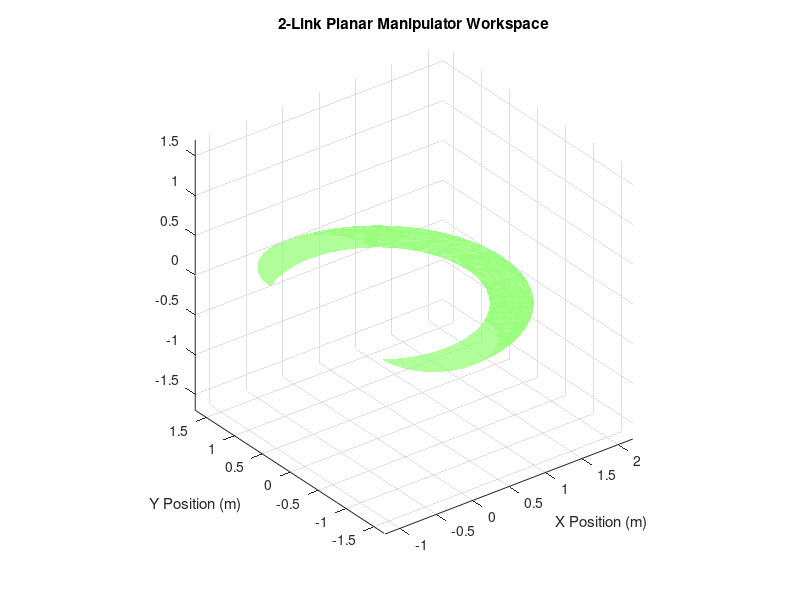
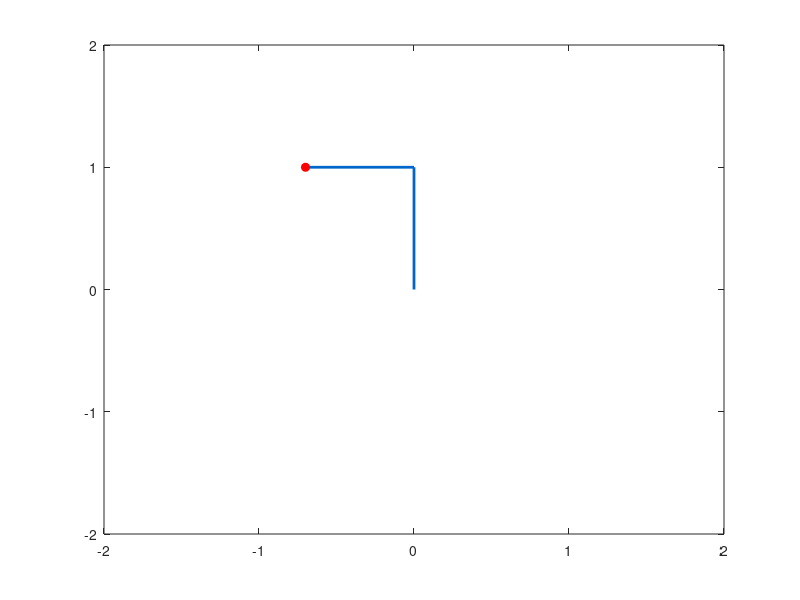

MATLAB code to generate these figures, in order:
%% ===============================================================
%  2-Link Planar Manipulator – Forward Kinematics Simulation
%  Author: Yacine Ouhrouche
%  ===============================================================
%  What:   Simulate a 2-link planar robotic arm and compute the
%          end-effector position using trigonometric and DH equations.
%  How:    Use homogeneous transformation matrices for each link.
%  Why:    Builds intuition for robotic arm geometry and motion.
%  ===============================================================

clear; close all; clc;

%% ---------------------- Link Parameters --------------------------
L1 = 1.0;      % Length of Link 1 (m)
L2 = 0.7;      % Length of Link 2 (m)

% Define joint angle ranges (in radians)
theta1 = linspace(-pi/2, pi/2, 50);   % Joint 1 rotation
theta2 = linspace(-pi/2, pi/2, 50);   % Joint 2 rotation

%% ---------------------- Forward Kinematics -----------------------
% Using Denavit–Hartenberg approach for a 2-link planar arm

% End-effector position arrays
X = zeros(length(theta1), length(theta2));
Y = zeros(length(theta1), length(theta2));

for i = 1:length(theta1)
    for j = 1:length(theta2)
        % Transformation matrices
        T1 = [cos(theta1(i)) -sin(theta1(i)) 0 L1*cos(theta1(i));
              sin(theta1(i))  cos(theta1(i)) 0 L1*sin(theta1(i));
              0                0              1 0;
              0                0              0 1];
        
        T2 = [cos(theta2(j)) -sin(theta2(j)) 0 L2*cos(theta2(j));
              sin(theta2(j))  cos(theta2(j)) 0 L2*sin(theta2(j));
              0                0              1 0;
              0                0              0 1];
        
        % Compute overall transformation
        T = T1 * T2;
        
        % End-effector position
        X(i,j) = T(1,4);
        Y(i,j) = T(2,4);
    end
end

%% ---------------------- Visualization ----------------------------
figure('Color','w');
surf(X, Y, zeros(size(X)), 'FaceAlpha', 0.7, 'EdgeColor', 'none');
hold on;
xlabel('X Position (m)');
ylabel('Y Position (m)');
zlabel(' ');
title('2-Link Planar Manipulator Workspace');
grid on; axis equal;
colormap jet;

%% ---------------------- Animation --------------------------------
figure('Color','w');
axis equal; grid on;
xlabel('X (m)'); ylabel('Y (m)');
title('2-Link Planar Manipulator – Animation');

for k = 1:length(theta1)
    % Select a corresponding second angle (for animation simplicity)
    t1 = theta1(k);
    t2 = theta2(k);
    
    % Joint positions
    joint1 = [L1*cos(t1); L1*sin(t1)];
    end_eff = [L1*cos(t1) + L2*cos(t1 + t2);
               L1*sin(t1) + L2*sin(t1 + t2)];
    
    % Plot arm
    plot([0 joint1(1) end_eff(1)], [0 joint1(2) end_eff(2)], 'LineWidth', 2, 'Color', [0 0.4 0.8]);
    hold on;
    plot(end_eff(1), end_eff(2), 'ro', 'MarkerFaceColor', 'r');
    hold off;
    
    xlim([-2 2]); ylim([-2 2]);
    pause(0.05);
end

disp('Simulation complete.');
